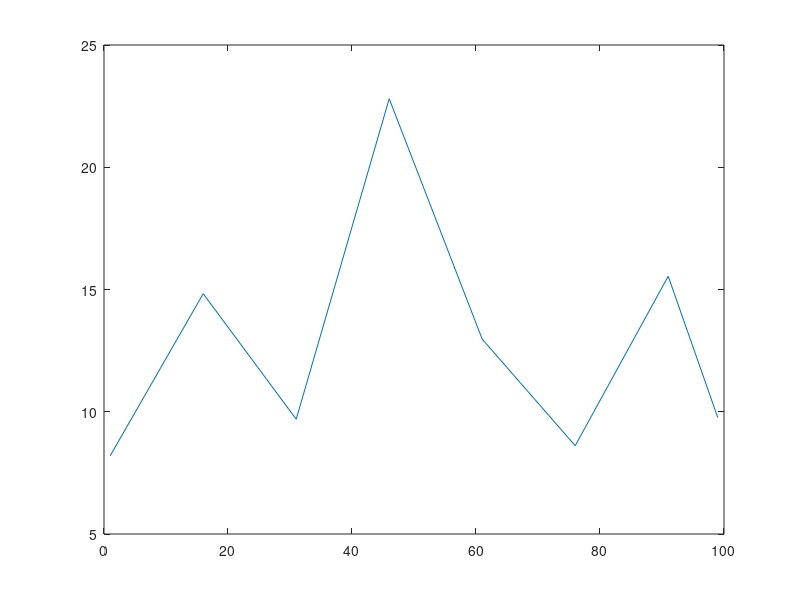

This chart was generated by the following MATLAB code:
X=[1 16 31 46 61 76 91 99]
Y=[53.4416 40.404 42.4209 44.695 41.3119 39.6534 46.4168 50.0731]
A=[1 16 31 46 61 76 91 96]
B=[43.9025 34.4815 37.4227 37.5864 36.8547 33.8888 37.2344 41.7284]
C=[0.29439 5.925 3.7238 2.2059 4.8072 7.0427 1.4839 0.6394 ]

D=[-0.0030382 0.08578 -0.061277 -0.040483 0.035669 0.004143 0.015862 -0.0054845]

E=[-77 2174 -1553 -1026 904 105 402 -139]

G=[30.2167 32.3785 32.2812 33.9188 35.9745 31.4389 33.3469 36.5628]
H=[25.7242 28.2882 29.5059 29.8337 25.2404 28.3298 27.9506 29.898]

hh=[31.5066 33.4605 32.1054 33.2337 33.1817 33.333 33.9229 35.8367]
gg=[52.2387 63.9413 61.732 57.0095 52.6504 53.925 59.5808 53.4056]
aa=[8.2 14.8287 9.6947 22.8033 12.9707 8.6116 15.542 9.7593]
plot(X,aa)